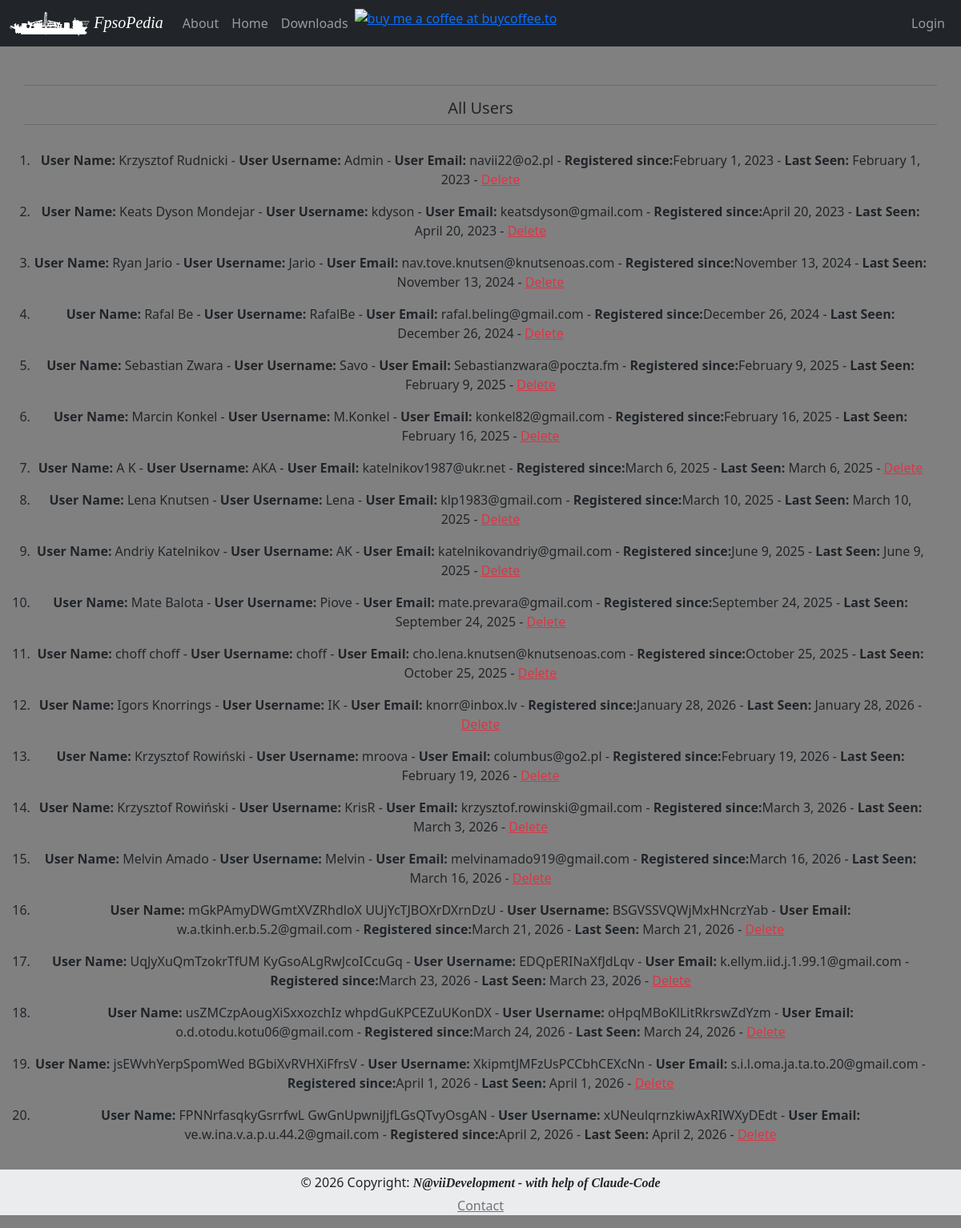
The app's page /all_users, older data.
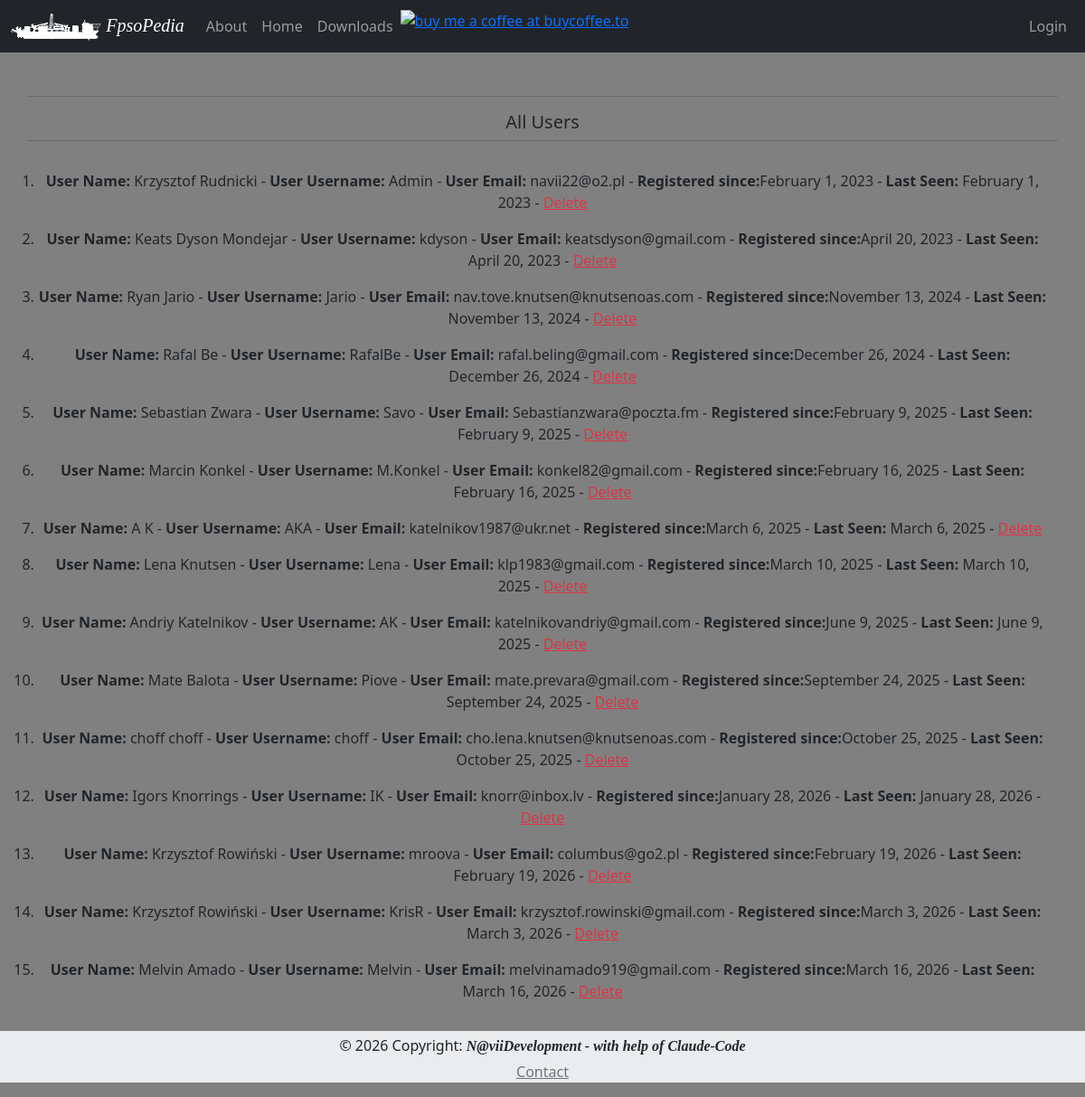
The same page, newer data.
### App/models.py (models this page shows, shortened)
class User (db.Model, UserMixin):
    id = db.Column(db.Integer, primary_key=True)
    user_name = db.Column(db.String, index=True)
    user_surname = db.Column(db.String, index=True)
    username = db.Column(db.String, index=True, unique=True)
    user_email = db.Column(db.String, index=True, unique=True)
    user_blog = db.Column(db.String, index=True)
    user_password_hash = db.Column(db.String(128))
    user_since = db.Column(db.DateTime, default=datetime.utcnow)
    user_last_seen= db.Column(db.DateTime, default=datetime.utcnow)
    favorite = db.relationship('Fpso', secondary=favorite, backref='followers', lazy='dynamic')
    posts = db.relationship('Post', backref = 'author', lazy='dynamic')

### App/routes.py (the view)
@app.route('/all_users', methods=['GET', 'POST'])
def all_users():
    users = User.query.order_by(User.user_since).all()
    return render_template('all_users.html', title = 'All Users', users=users)

### App/templates/all_users.html (shortened to what this page needs)
{% extends "base.html" %}
{% set active_page = 'dashboard' %}
{%  block content %}
<div class="row mb-3">
  <hr>
  <h5 class="text-center">All Users</h5>
  <hr>
</div>
<div class="row">
        {% if users %}
            <ol>
            {% for user in users %}
                <li>
                    {% include '_all_users.html' %}
                </li>
            {% endfor %}
            </ol>
        {% else %}
            <p class="text-center text-muted">There no registered users!!!</p>
        {% endif %}
    </div>
{% endblock %}

### App/templates/_all_users.html
<p><b>User Name: </b>{{ user.user_name }} {{ user.user_surname }} - <b>User Username: </b>{{ user.username }} - <b>User Email: </b>{{ user.user_email }} - <b>Registered since:</b>{{ moment(user.user_since).format('LL') }} - <b>Last Seen: </b>{{ moment(user.user_last_seen).format('LL') }} - <a href="{{ url_for('delete_User_warning', id=user.id) }}" class="card-link link-danger">Delete</a> </p>

Row changes from the older to the newer data that the page shows:
removed User: user_name "mGkPAmyDWGmtXVZRhdloX", user_surname "UUjYcTJBOXrDXrnDzU", username "BSGVSSVQWjMxHNcrzYab", user_email "w.a.tkinh.er.b.5.2@gmail.com", user_since "March 21, 2026", user_last_seen "March 21, 2026"
removed User: user_name "UqJyXuQmTzokrTfUM", user_surname "KyGsoALgRwJcoICcuGq", username "EDQpERINaXfJdLqv", user_email "k.ellym.iid.j.1.99.1@gmail.com", user_since "March 23, 2026", user_last_seen "March 23, 2026"
removed User: user_name "usZMCzpAougXiSxxozchIz", user_surname "whpdGuKPCEZuUKonDX", username "oHpqMBoKlLitRkrswZdYzm", user_email "o.d.otodu.kotu06@gmail.com", user_since "March 24, 2026", user_last_seen "March 24, 2026"
removed User: user_name "jsEWvhYerpSpomWed", user_surname "BGbiXvRVHXiFfrsV", username "XkipmtJMFzUsPCCbhCEXcNn", user_email "s.i.l.oma.ja.ta.to.20@gmail.com", user_since "April 1, 2026", user_last_seen "April 1, 2026"
removed User: user_name "FPNNrfasqkyGsrrfwL", user_surname "GwGnUpwniJjfLGsQTvyOsgAN", username "xUNeulqrnzkiwAxRIWXyDEdt", user_email "ve.w.ina.v.a.p.u.44.2@gmail.com", user_since "April 2, 2026", user_last_seen "April 2, 2026"
